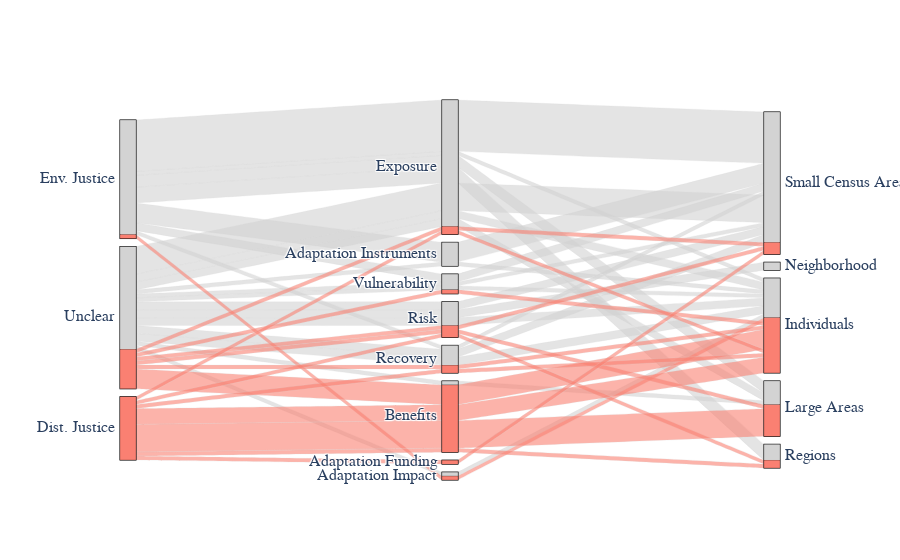

Write notebook code for a chart like this one.
### Markdown cell above
# Compare equity metrics with non-equity metrics

### Code cell
# Link eqm dataframe with whether a study defined equity or not
# All studies with equity metrics do this
# Not always the case for non-equity metrics even
# if they say results have equity implications
eq_defs = dict(zip(sub_papers['doi'],
                   sub_papers['equity_defined_cat']))
eqm['eq_d'] = eqm['doi'].map(eq_defs)

eqm['eq_fair'] = 'Unclear'
eqm.loc[eqm['eq_d'] == 2,
        'eq_fair'] = 'Env. Justice'
eqm.loc[eqm['eq_d'] == 3,
        'eq_fair'] = 'Dist. Justice'

eqm['whom_dist_p'] = eqm['whom_dist'].copy()
eqm.loc[eqm['whom_dist'] == 'Zip Codes',
        'whom_dist_p'] = 'Small Census Areas'
eqm.loc[eqm['whom_dist'] == 'County',
        'whom_dist_p'] = 'Large Areas'

# 1) Equity in what
# 2) Equity for whom
# 3) Equity why
# Color by ethically grounded
import plotly.graph_objects as go


# Create dimensions
def_dim = go.parcats.Dimension(
    values=eqm['eq_fair'],
)

what_dim = go.parcats.Dimension(
    values=eqm['what_dist'],
)

whom_dim = go.parcats.Dimension(
    values=eqm['whom_dist_p'],
)


# Create parcats trace
color = np.where(eqm['meas_scale'] != 'Yes',
                  0, 1)
colorscale = [[0, '#D3D3D3'], [1, 'salmon']]

fig = go.Figure(data = [go.Parcats(dimensions=[def_dim,
                                               what_dim,
                                               whom_dim],
        line={'color': color,
              'colorscale': colorscale},
        hoveron='color', hoverinfo='count',
        tickfont={'size': 16, 'family': 'Times'},
        arrangement='freeform')]
              )
fig.update_layout(
    autosize=True)

fig.show()

### Figure 1 — Plotly figure (JSON) as saved in the notebook; plotly's stock layout.template omitted (floating-point values rounded to 4 significant figures)
{"data": [{"arrangement": "freeform", "dimensions": [{"values": ["Env. Justice", "Env. Justice", "Env. Justice", "Env. Justice", "Env. Justice", "Env. Justice", "Unclear", "Unclear", "Unclear", "Unclear", "Unclear", "Unclear", "Unclear", "Unclear", "Unclear", "Unclear", "Unclear", "Unclear", "Env. Justice", "Env. Justice", "Env. Justice", "Env. Justice", "Unclear", "Unclear", "Env. Justice", "Env. Justice", "Unclear", "Dist. Justice", "Dist. Justice", "Dist. Justice", "Dist. Justice", "Dist. Justice", "Dist. Justice", "Dist. Justice", "Env. Justice", "Env. Justice", "Unclear", "Dist. Justice", "Dist. Justice", "Unclear", "Dist. Justice", "Dist. Justice", "Dist. Justice", "Dist. Justice", "Dist. Justice", "Dist. Justice", "Unclear", "Unclear", "Unclear", "Unclear", "Env. Justice", "Unclear", "Env. Justice", "Env. Justice", "Dist. Justice", "Env. Justice", "Env. Justice", "Env. Justice", "Env. Justice", "Env. Justice", "Unclear", "Env. Justice", "Env. Justice", "Env. Justice", "Env. Justice", "Unclear", "Unclear", "Unclear", "Unclear", "Unclear", "Unclear", "Unclear", "Env. Justice", "Env. Justice", "Env. Justice", "Unclear", "Unclear", "Unclear", "Unclear", "Unclear", "Env. Justice", "Unclear"]}, {"values": ["Exposure", "Adaptation Instruments", "Adaptation Instruments", "Vulnerability", "Adaptation Instruments", "Exposure", "Risk", "Risk", "Risk", "Risk", "Vulnerability", "Risk", "Exposure", "Exposure", "Recovery", "Risk", "Exposure", "Benefits", "Exposure", "Exposure", "Exposure", "Exposure", "Exposure", "Benefits", "Exposure", "Exposure", "Risk", "Benefits", "Benefits", "Benefits", "Benefits", "Benefits", "Benefits", "Benefits", "Exposure", "Exposure", "Benefits", "Exposure", "Recovery", "Vulnerability", "Risk", "Benefits", "Benefits", "Benefits", "Benefits", "Benefits", "Vulnerability", "Benefits", "Benefits", "Recovery", "Exposure", "Recovery", "Recovery", "Vulnerability", "Adaptation Funding", "Exposure", "Exposure", "Exposure", "Exposure", "Exposure", "Exposure", "Exposure", "Exposure", "Exposure", "Exposure", "Risk", "Benefits", "Recovery", "Recovery", "Exposure", "Exposure", "Exposure", "Adaptation Instruments", "Exposure", "Adaptation Instruments", "Exposure", "Exposure", "Adaptation Impact", "Exposure", "Exposure", "Adaptation Impact", "Adaptation Instruments"]}, {"values": ["Small Census Areas", "Small Census Areas", "Small Census Areas", "Small Census Areas", "Small Census Areas", "Small Census Areas", "Neighborhood", "Individuals", "Neighborhood", "Individuals", "Small Census Areas", "Small Census Areas", "Large Areas", "Small Census Areas", "Individuals", "Small Census Areas", "Individuals", "Individuals", "Regions", "Regions", "Large Areas", "Small Census Areas", "Small Census Areas", "Individuals", "Small Census Areas", "Small Census Areas", "Large Areas", "Large Areas", "Large Areas", "Large Areas", "Large Areas", "Large Areas", "Large Areas", "Large Areas", "Small Census Areas", "Small Census Areas", "Individuals", "Individuals", "Individuals", "Individuals", "Regions", "Regions", "Individuals", "Individuals", "Individuals", "Individuals", "Individuals", "Individuals", "Individuals", "Individuals", "Individuals", "Individuals", "Small Census Areas", "Small Census Areas", "Small Census Areas", "Small Census Areas", "Small Census Areas", "Small Census Areas", "Small Census Areas", "Small Census Areas", "Small Census Areas", "Large Areas", "Large Areas", "Regions", "Regions", "Small Census Areas", "Large Areas", "Small Census Areas", "Small Census Areas", "Small Census Areas", "Individuals", "Small Census Areas", "Small Census Areas", "Small Census Areas", "Small Census Areas", "Large Areas", "Small Census Areas", "Individuals", "Small Census Areas", "Small Census Areas", "Individuals", "Individuals"]}], "hoverinfo": "count", "hoveron": "color", "line": {"color": [0, 0, 0, 0, 0, 0, 0, 0, 0, 0, 0, 0, 0, 0, 0, 1, 0, 1, 0, 0, 0, 0, 0, 1, 0, 0, 1, 1, 1, 1, 1, 1, 1, 1, 0, 0, 1, 1, 1, 1, 1, 1, 1, 1, 1, 1, 0, 1, 1, 0, 0, 1, 0, 0, 1, 0, 0, 0, 0, 0, 1, 0, 0, 0, 0, 0, 0, 0, 0, 0, 0, 0, 0, 0, 0, 0, 0, 0, 0, 0, 1, 0], "colorscale": [[0, "#D3D3D3"], [1, "salmon"]]}, "tickfont": {"family": "Times", "size": 16}, "type": "parcats"}], "layout": {"autosize": true}}
